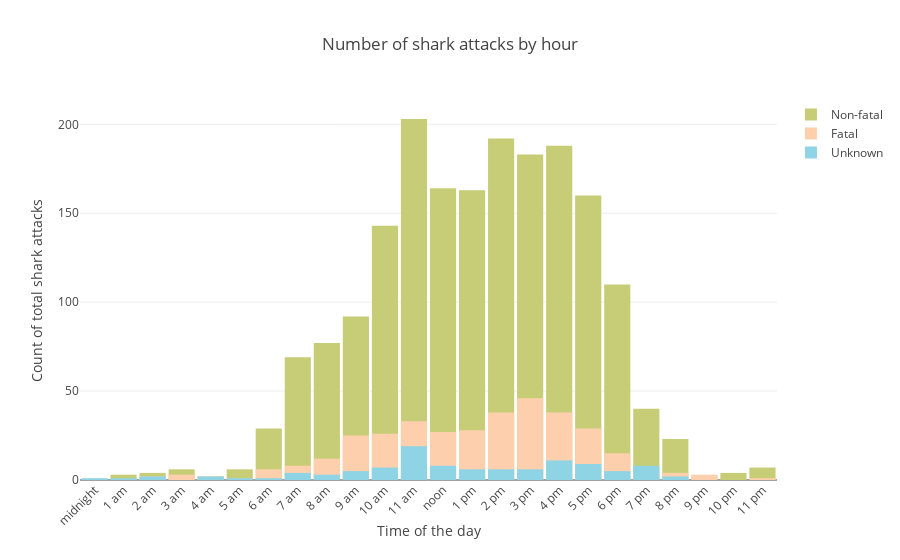

Here is the notebook cell this chart was saved with:
### Code cell
hour = list(range(0,25,1))
hourtext = ['midnight', '1 am', '2 am', '3 am', '4 am', '5 am', '6 am', '7 am', '8 am', '9 am', '10 am', '11 am',
           'noon', '1 pm', '2 pm', '3 pm', '4 pm', '5 pm', '6 pm', '7 pm', '8 pm', '9 pm', '10 pm', '11 pm']
trace1 = go.Histogram(
    x=time_nonfatal['Hour'],
    opacity=1, name = "Non-fatal", marker=dict(color=green)
)
trace2 = go.Histogram(
    x=time_fatal['Hour'],
    opacity=1, name = "Fatal", marker=dict(color=pink)
)

trace3 = go.Histogram(
    x=time_na_fatality['Hour'],
    opacity=1, name = "Unknown", marker=dict(color=light_blue)
)

data = [trace1, trace2, trace3]

layout = go.Layout(barmode='overlay',
        xaxis=dict(title='Time of the day',
            tickvals=list(range(0,25,1)),
            ticktext = hourtext, tickangle=-45),
                   
    title='Number of shark attacks by hour',
    yaxis=dict(
        title='Count of total shark attacks'
    ),
    bargap=0.1
)
fig = go.Figure(data=data, layout=layout)
iplot(fig, filename = "Sharks histogram")

### Figure 1 — Plotly figure (JSON) as saved in the notebook; plotly's stock layout.template omitted (floating-point values rounded to 4 significant figures; data arrays with more than 128 entries replaced by an {"elided": "..."} marker saying what was removed)
{"data": [{"marker": {"color": "rgb(199, 204, 118)"}, "name": "Non-fatal", "opacity": 1, "type": "histogram", "uid": "c022f7ea-6e2f-42d9-b5b9-2527db592b21", "x": {"elided": "4069 int values"}}, {"marker": {"color": "rgb(254, 207, 173)"}, "name": "Fatal", "opacity": 1, "type": "histogram", "uid": "bf0ef1d9-f772-4b45-a475-a256ec360670", "x": {"elided": "1078 int values"}}, {"marker": {"color": "rgb(142, 212, 229)"}, "name": "Unknown", "opacity": 1, "type": "histogram", "uid": "bfe3310a-d563-48af-9a62-d0fd828cd02b", "x": {"elided": "523 int values"}}], "layout": {"bargap": 0.1, "barmode": "overlay", "title": {"text": "Number of shark attacks by hour"}, "xaxis": {"tickangle": -45, "ticktext": ["midnight", "1 am", "2 am", "3 am", "4 am", "5 am", "6 am", "7 am", "8 am", "9 am", "10 am", "11 am", "noon", "1 pm", "2 pm", "3 pm", "4 pm", "5 pm", "6 pm", "7 pm", "8 pm", "9 pm", "10 pm", "11 pm"], "tickvals": [0, 1, 2, 3, 4, 5, 6, 7, 8, 9, 10, 11, 12, 13, 14, 15, 16, 17, 18, 19, 20, 21, 22, 23, 24], "title": {"text": "Time of the day"}}, "yaxis": {"title": {"text": "Count of total shark attacks"}}}}
